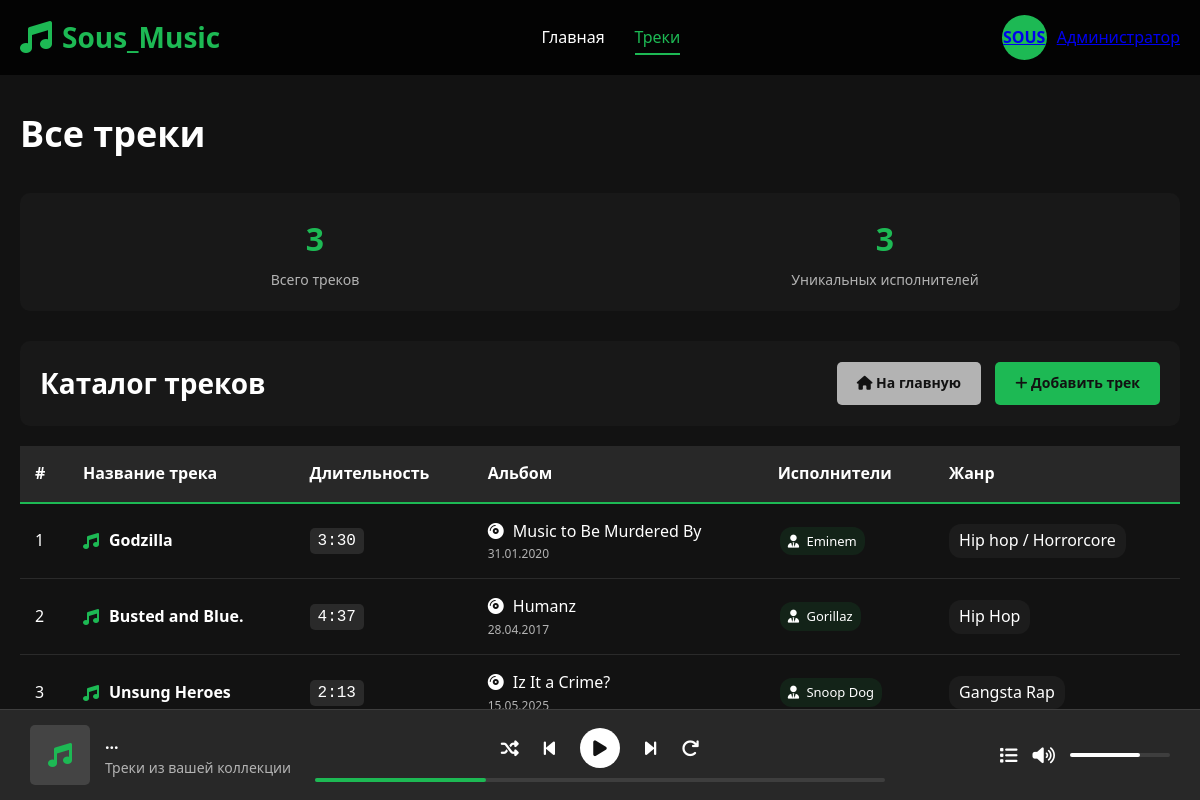
/tracks/, run on the app's committed database.
### sousyi/models.py (models this page shows, shortened)
class Track(models.Model):
    title = models.CharField("Название трека", max_length=50)
    duration = models.IntegerField("Длительность (в секундах)")
    album_id = models.ForeignKey(Album, on_delete=models.CASCADE)
    artist_id = models.ManyToManyField(Artist)
    genre_id = models.ForeignKey(Genre, on_delete=models.CASCADE)
    class Meta:
        verbose_name = "Трек"
        verbose_name_plural = "Треки"

class Album(models.Model):
    title = models.CharField("Название Альбома", max_length=50)
    release_date = models.DateField("Дата выхода альбома")
    artist_id = models.ManyToManyField(Artist, verbose_name="Исполнители")
    genre_id = models.ForeignKey(Genre, on_delete=models.CASCADE)
    class Meta:
        verbose_name = "Альбом"
        verbose_name_plural = "Альбомы"

class Artist(models.Model):
    name = models.CharField("Имя исполнителя", max_length=50)
    bio = models.CharField("Описание", max_length=100)
    class Meta:
        verbose_name = "Исполнитель"
        verbose_name_plural = "Исполнители"

class Genre(models.Model):
    name = models.CharField("Название жанра", max_length=50)
    discription = models.TextField("Описание жанра")
    class Meta:
        verbose_name = "Жанр"
        verbose_name_plural = "Жанры"

### sousyi/views.py (the view)
# urls.py: path('tracks/', views.tracks_page, name='tracks'),
def tracks_page(request):
    tracks = Track.objects.all().select_related(
        'album_id',
        'genre_id'
    ).prefetch_related('artist_id')
    for track in tracks:
        track.duration_formatted = f"{track.duration // 60}:{track.duration % 60:02d}"
    total_tracks = tracks.count()
    unique_artists = set()
    for track in tracks:
        for artist in track.artist_id.all():
            unique_artists.add(artist.name)
    context = {
        'tracks': tracks,
        'total_tracks': total_tracks,
        'unique_artists_count': len(unique_artists),
    }
    return render(request, 'tracks.html', context)

### sousyi/templates/tracks.html (shortened to what this page needs)
<!DOCTYPE html>
<html lang="ru">
<head>
    <link rel="stylesheet" href="https://cdnjs.cloudflare.com/ajax/libs/font-awesome/6.4.0/css/all.min.css">
</head>
<body>
    <header>
        <div class="container header-content">
            <a href="/" class="logo">
                <i class="fas fa-music"></i>
                <span>Sous_Music</span>
            </a>
            <ul class="nav-links">
                <li><a href="/">Главная</a></li>
                <li><a href="/tracks/" class="active">Треки</a></li>
            </ul>
            <div class="user-actions">
                <a href="/admin/" class="user-profile" title="Админ-панель">
                    <p class="user-avatar">SOUS</p>
                    <span>Администратор</span>
                </a>
            </div>
        </div>
    </header>
    <div class="container">
        <div class="main-content">
            <h1 class="page-title">Все треки</h1>
            <div class="stats-panel">
                <div class="stat-item">
                    <div class="stat-number">{{ total_tracks }}</div>
                    <div class="stat-label">Всего треков</div>
                </div>
                <div class="stat-item">
                    <div class="stat-number">{{ unique_artists_count }}</div>
                    <div class="stat-label">Уникальных исполнителей</div>
                </div>
            </div>
            <div class="table-actions">
                <h2 class="table-title">Каталог треков</h2>
                <div>
                    <a href="/" class="btn btn-secondary">
                        <i class="fas fa-home"></i> На главную
                    </a>
                    <a href="/admin/music/track/add/" class="btn" style="margin-left: 10px;">
                        <i class="fas fa-plus"></i> Добавить трек
                    </a>
                </div>
            </div>
            {% if tracks %}
            <div style="overflow-x: auto;">
                <table class="data-table">
                    <thead>
                        <tr>
                            <th>#</th>
                            <th>Название трека</th>
                            <th>Длительность</th>
                            <th>Альбом</th>
                            <th>Исполнители</th>
                            <th>Жанр</th>
                        </tr>
                    </thead>
                    <tbody>
                        {% for track in tracks %}
                        <tr>
                            <td>{{ forloop.counter }}</td>
                            <td>
                                <div style="display: flex; align-items: center;">
                                    <i class="fas fa-music" style="color: var(--primary-color); margin-right: 10px;"></i>
                                    <strong>{{ track.title }}</strong>
                                </div>
                            </td>
                            <td>
                                <span class="duration">{{ track.duration_formatted }}</span>
                            </td>
                            <td>
                                {% if track.album_id %}
                                <div style="color: var(--light-color);">
                                    <i class="fas fa-compact-disc" style="margin-right: 5px;"></i>
                                    {{ track.album_id.title }}
                                </div>
                                <div style="font-size: 12px; color: var(--light-secondary);">
                                    {% if track.album_id.release_date %}
                                    {{ track.album_id.release_date|date:"d.m.Y" }}
                                    {% endif %}
                                </div>
                                {% else %}
                                <span style="color: var(--light-secondary); font-style: italic;">Не указан</span>
                                {% endif %}
                            </td>
                            <td>
                                <div style="display: flex; flex-wrap: wrap; gap: 5px;">
                                    {% for artist in track.artist_id.all %}
                                    <span class="artist-tag">
                                        <i class="fas fa-user-tie" style="margin-right: 4px;"></i>
                                        {{ artist.name }}
                                    </span>
                                    {% empty %}
                                    <span style="color: var(--light-secondary); font-style: italic;">Не указаны</span>
                                    {% endfor %}
                                </div>
                            </td>
                            <td>
                                {% if track.genre_id %}
                                <span class="genre-tag">
                                    {{ track.genre_id.name }}
                                </span>
                                {% else %}
                                <span style="color: var(--light-secondary); font-style: italic;">Не указан</span>
                                {% endif %}
                            </td>
                        </tr>
                        {% endfor %}
                    </tbody>
                </table>
            </div>
            {% endif %}
        </div>
    </div>
    <div class="player">
        <div class="now-playing">
            <div class="now-playing-img">
                <i class="fas fa-music"></i>
            </div>
            <div class="track-info">
                <div class="track-name">...</div>
                <div class="track-artist">Треки из вашей коллекции</div>
            </div>
        </div>
        <div class="player-controls">
            <div class="control-buttons">
                <button class="control-btn"><i class="fas fa-random"></i></button>
                <button class="control-btn"><i class="fas fa-step-backward"></i></button>
                <button class="control-btn play-btn"><i class="fas fa-play"></i></button>
                <button class="control-btn"><i class="fas fa-step-forward"></i></button>
                <button class="control-btn"><i class="fas fa-redo"></i></button>
            </div>
            <div class="progress-bar">
                <div class="progress"></div>
            </div>
        </div>
        <div class="player-extra">
            <button class="control-btn"><i class="fas fa-list"></i></button>
            <button class="control-btn"><i class="fas fa-volume-up"></i></button>
            <div class="volume-bar">
                <div class="volume-level"></div>
            </div>
        </div>
    </div>
</body>
</html>

### data on the page
Track: title "Godzilla", duration_formatted "3:30", album_id "Music to Be Murdered By", album_id.release_date "31.01.2020", genre_id.name "Hip hop / Horrorcore"
Artist: name "Eminem"
Track: title "Busted and Blue.", duration_formatted "4:37", album_id "Humanz", album_id.release_date "28.04.2017", genre_id.name "Hip Hop"
Artist: name "Gorillaz"
Track: title "Unsung Heroes", duration_formatted "2:13", album_id "Iz It a Crime?", album_id.release_date "15.05.2025", genre_id.name "Gangsta Rap"
Artist: name "Snoop Dog"

### other printed values
{{ total_tracks }} "3"
{{ unique_artists_count }} "3"
